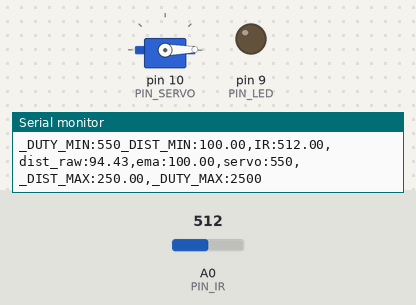
The sketch below on a simulated Arduino Uno, built with avr-gcc and run on an emulated ATmega328P. Parts: servo, output pins drawn as LEDs (lit = HIGH), the last lines printed to the serial monitor. The inputs (shaded band) are chosen by the test bench; at power-on: A0 (PIN_IR) = 512.

Above: at 1.2 s.
1.3 s: A0 (PIN_IR) set to 501
2.8 s: A0 (PIN_IR) set to 479
At 4.2 s:
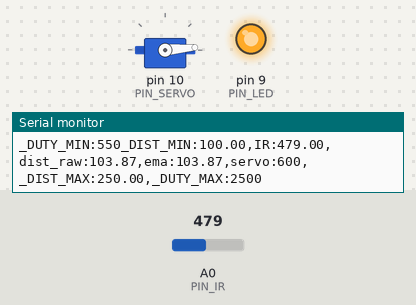
4.5 s: A0 (PIN_IR) set to 306
At 6.3 s:
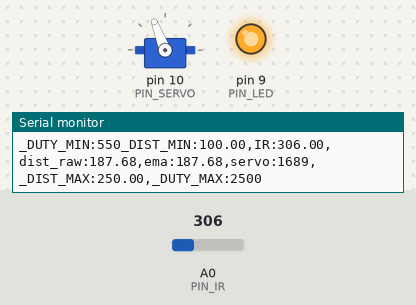
6.6 s: A0 (PIN_IR) set to 240
At 7.3 s:
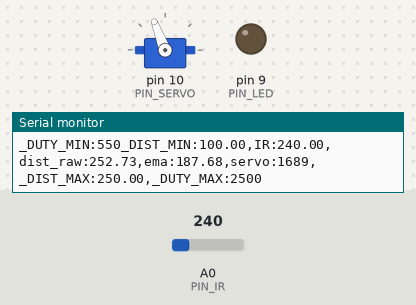
8.1 s: A0 (PIN_IR) set to 243
At 9.5 s:
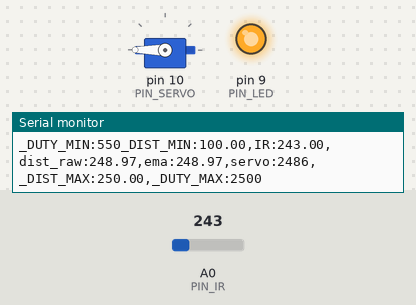
9.8 s: A0 (PIN_IR) set to 260
At 11.1 s:
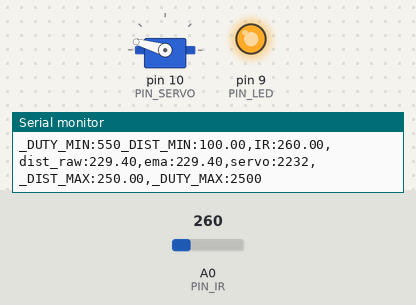
Timing chart, 0 to 12.7 s (numbered marks = the images above; inputs shaded):
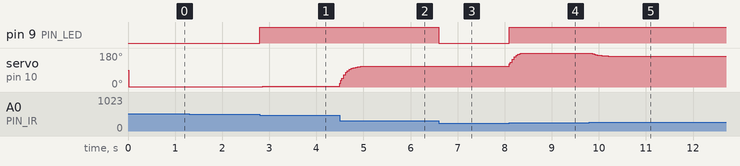

The sketch:

17P14.ino
```cpp
#include <Servo.h>

// Arduino pin assignment

#define PIN_IR    0         // IR sensor at Pin A0
#define PIN_LED   9
#define PIN_SERVO 10

#define _DUTY_MIN 550  // servo full clock-wise position (0 degree)
#define _DUTY_NEU 1475  // servo neutral position (90 degree)
#define _DUTY_MAX 2500  // servo full counter-clockwise position (180 degree)

#define _DIST_MIN  100.0   // minimum distance 100mm
#define _DIST_MAX  250.0   // maximum distance 250mm

#define _EMA_ALPHA  0.15      // for EMA Filter

#define LOOP_INTERVAL 20   // Loop Interval (unit: msec)

Servo myservo;
unsigned long last_loop_time;   // unit: msec

float dist_prev = _DIST_MIN;
float dist_ema = _DIST_MIN;

void setup()
{
  pinMode(PIN_LED, OUTPUT);

  myservo.attach(PIN_SERVO);
  myservo.writeMicroseconds(_DUTY_NEU);

  Serial.begin(1000000);    // 1,000,000 bps
}

void loop()
{
  unsigned long time_curr = millis();
  int duty;
  float a_value, dist_raw, dist_filtered;

  // wait until next event time
  if (time_curr < (last_loop_time + LOOP_INTERVAL))
    return;
  last_loop_time += LOOP_INTERVAL;

  a_value = analogRead(PIN_IR);
  dist_raw = ((6762.0 / (a_value - 9.0)) - 4.0) * 10.0;

  if ((dist_raw == 0.0) || (dist_raw > _DIST_MAX) || (dist_raw < _DIST_MIN)) {
      dist_filtered = dist_prev;
  } else {    // 유효 측정 범위 내
      dist_filtered = dist_raw;
      dist_prev = dist_raw;
  }

  if (dist_raw >= _DIST_MIN && dist_raw <= _DIST_MAX) {
    digitalWrite(PIN_LED, HIGH);  // LED ON
  } else {
    digitalWrite(PIN_LED, LOW); // LED OFF
  }

  dist_ema = (_EMA_ALPHA * dist_filtered) + ((1.0 - _EMA_ALPHA) * dist_ema);

  //duty = map(dist_ema, _DIST_MIN, _DIST_MAX, _DUTY_MIN, _DUTY_MAX);
  duty = _DUTY_MIN + (dist_ema - _DIST_MIN) * (_DUTY_MAX - _DUTY_MIN) / (_DIST_MAX - _DIST_MIN);

  myservo.writeMicroseconds(duty);

  Serial.print("_DUTY_MIN:");  Serial.print(_DUTY_MIN);
  Serial.print("_DIST_MIN:");  Serial.print(_DIST_MIN);
  Serial.print(",IR:");        Serial.print(a_value);
  Serial.print(",dist_raw:");  Serial.print(dist_raw);
  Serial.print(",ema:");       Serial.print(dist_ema);
  Serial.print(",servo:");     Serial.print(duty);
  Serial.print(",_DIST_MAX:"); Serial.print(_DIST_MAX);
  Serial.print(",_DUTY_MAX:"); Serial.print(_DUTY_MAX);
  Serial.println("");
}
```

Measured:
- the behaviour switches between 493 and 492 on A0 (PIN_IR) (found by bisection; images 0 and 1)
- the behaviour switches between 242 and 243 on A0 (PIN_IR) (found by bisection; images 3 and 4)
- after the input at 2.8 s, pin 9 (PIN_LED): LOW → HIGH at once; servo on pin 10 (PIN_SERVO): 1° → 4° at once, → 5° 0.18 s later
- after the input at 4.5 s, servo on pin 10 (PIN_SERVO): moves from 5° to 111° over 0.64 s, starting at once
- after the input at 6.6 s, pin 9 (PIN_LED): HIGH → LOW at once
- after the input at 8.1 s, pin 9 (PIN_LED): LOW → HIGH at once; servo on pin 10 (PIN_SERVO): moves from 111° to 180° over 0.26 s, starting at once
- after the input at 9.8 s, servo on pin 10 (PIN_SERVO): moves from 180° to 164° over 0.36 s, starting at once
